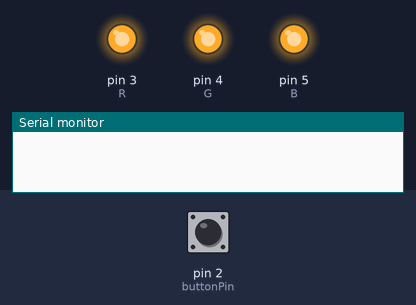
Recording of a sketch running on a simulated Arduino Uno, built with avr-gcc and run on an emulated ATmega328P. Shown: output pins drawn as LEDs (lit = HIGH), the last lines printed to the serial monitor. Dashed ring = blinking. The inputs (shaded band) are chosen by the test bench; at power-on: pin 2 (buttonPin) LOW.

Above: at 1.2 s.
1.3 s: pin 2 (buttonPin) pulled HIGH for 0.15 s
At 2.25 s:
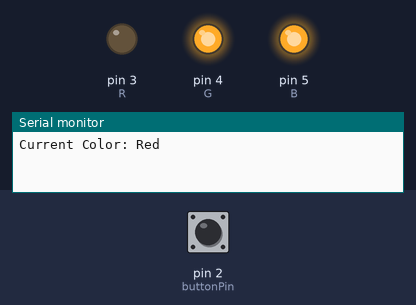
4.4 s: pin 2 (buttonPin) pulled HIGH for 1 s
At 5.4 s:
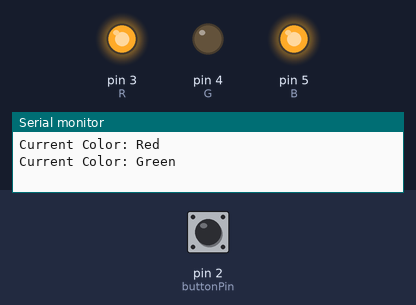
8.4 s: pin 2 (buttonPin) pulled HIGH for 0.15 s
At 9.25 s:
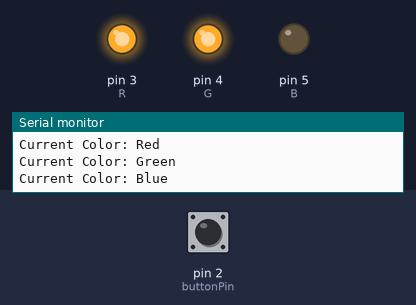
11.5 s: pin 2 (buttonPin) pulled HIGH for 3.2 s
At 12.4 s:
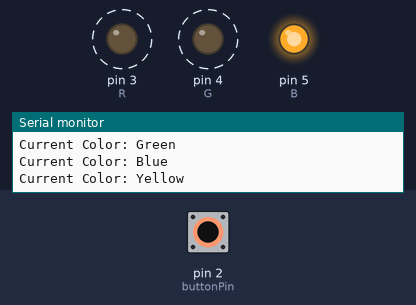
16.2 s: pin 2 (buttonPin) pulled HIGH for 0.15 s
At 17.25 s:
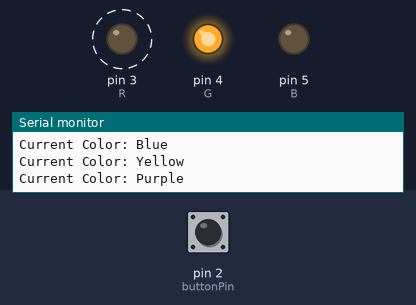
19.3 s: pin 2 (buttonPin) pulled HIGH for 1 s
At 20.25 s:
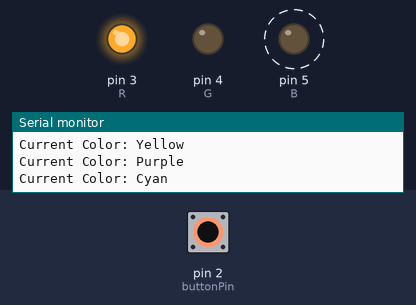
Timing chart, 0 to 24.3 s (numbered marks = the images above; inputs shaded):
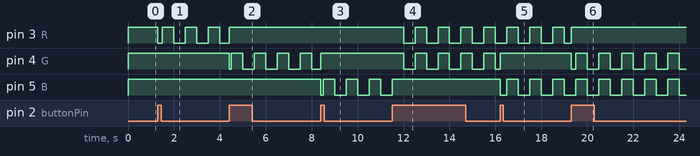

Measured:
- after the input at 1.3 s, pin 3 (R): HIGH → LOW at once, then repeats every 1.0 s: HIGH 0.50 s, LOW 0.50 s
- after the input at 4.4 s, pin 4 (G): HIGH → LOW at once, then repeats every 1.0 s: HIGH 0.50 s, LOW 0.50 s
- after the input at 8.4 s, pin 5 (B): HIGH → LOW at once, then repeats every 1.0 s: HIGH 0.50 s, LOW 0.50 s
- after the input at 11.5 s, pin 3 (R), pin 4 (G): alternates HIGH for 0.50 s and LOW for 0.50 s, starting after 0.50 s; pin 5 (B): goes on until 11.5 s, then stays HIGH
- after the input at 16.2 s, pin 5 (B): HIGH → LOW at once, then repeats every 1.0 s: HIGH 0.50 s, LOW 0.50 s
- after the input at 19.3 s, pin 4 (G): HIGH → LOW at once, then repeats every 1.0 s: HIGH 0.50 s, LOW 0.50 s

The sketch:

9.30.ino
```cpp
const int buttonPin = 2;
const int R = 3;
const int G = 4;
const int B = 5;

int color = 0;
bool pressed = false;

int colors[8][3] = {
  {HIGH, HIGH, HIGH}, // 關
  {LOW,  HIGH, HIGH}, // 紅
  {HIGH, LOW,  HIGH}, // 綠
  {HIGH, HIGH, LOW }, // 藍
  {LOW,  LOW,  HIGH}, // 黃
  {LOW,  HIGH, LOW }, // 紫
  {HIGH, LOW,  LOW }, // 青
  {LOW,  LOW,  LOW }  // 白
};

String colorName[8] = {
  "LED off",
  "Red",
  "Green",
  "Blue",
  "Yellow",
  "Purple",
  "Cyan",
  "White"
};

// blinking 用
bool blinkState = true;
unsigned long lastBlink = 0;
const int blinkTime = 500;   // 500ms 閃一次

void setup() {
  pinMode(buttonPin, INPUT);
  pinMode(R, OUTPUT);
  pinMode(G, OUTPUT);
  pinMode(B, OUTPUT);

  Serial.begin(9600);
}

void loop() {
  int button = digitalRead(buttonPin);

if (millis() - lastBlink >= blinkTime) {
  lastBlink = millis();
  blinkState = !blinkState;
}
  // 按一下換顏色
  if (button == HIGH && !pressed) {
    color = (color + 1) % 8;
    pressed = true;

    Serial.print("Current Color: ");
    Serial.println(colorName[color]);
  }

  if (button == LOW) {
    pressed = false;
  }


  // -------- blinking --------
  if (millis() - lastBlink >= blinkTime) {
    lastBlink = millis();
    blinkState = !blinkState;
  }


  // 如果是關燈
  if (color == 0) {
    digitalWrite(R, HIGH);
    digitalWrite(G, HIGH);
    digitalWrite(B, HIGH);
  }

  // 亮起目前顏色
  else if (blinkState == true) {
    digitalWrite(R, colors[color][0]);
    digitalWrite(G, colors[color][1]);
    digitalWrite(B, colors[color][2]);
  }

  // blinking 的「滅」
  else {
    digitalWrite(R, HIGH);
    digitalWrite(G, HIGH);
    digitalWrite(B, HIGH);
  }
}
```
